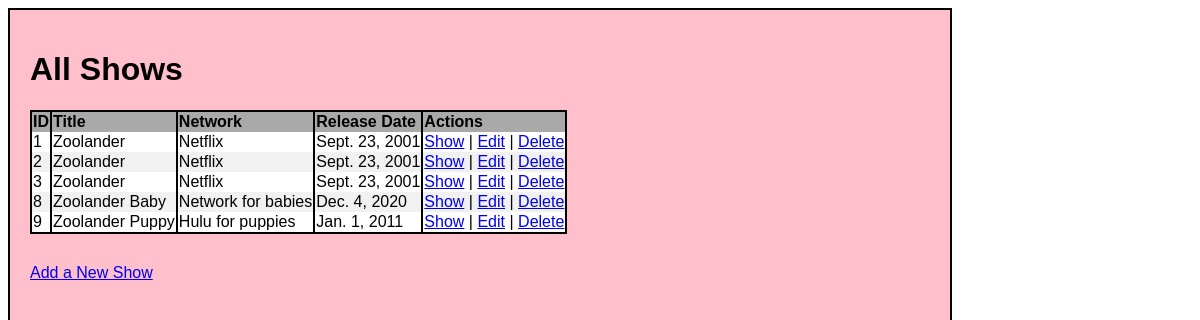
The app's page /shows, older data.
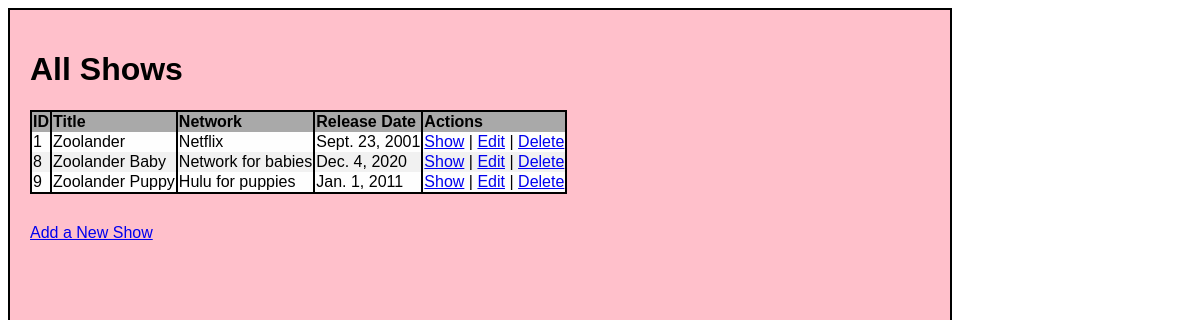
The same page, newer data.
### main_app/models.py (models this page shows, shortened)
class Show(models.Model):
    title = models.CharField(max_length=255)
    network = models.CharField(max_length=255)
    release_date = models.DateField()
    desc = models.TextField()
    created_at = models.DateTimeField(auto_now_add=True)
    updated_at = models.DateTimeField(auto_now=True)
    objects = ShowManager()  # this overrides the original objects property

### main_app/views.py (the view)
# urls.py: path('shows', views.all_shows),
def all_shows(request):
    context = {
        'all_shows' : Show.objects.all()
    }
    return render(request, 'shows.html', context)

### main_app/templates/shows.html (shortened to what this page needs)
<!DOCTYPE html>
<html lang="en">
<head>
    {% load static %}
    <link rel="stylesheet" type="text/css" href="{% static 'style.css' %}">
</head>
<body>
    <div id="container">
        <h1>All Shows</h1>
        <table>
            <thead>
                <tr>
                    <th>ID</th>
                    <th>Title</th>
                    <th>Network</th>
                    <th>Release Date</th>
                    <th>Actions</th>
                </tr>
            </thead>
            <tbody>
                {% for show in all_shows %}
                    <tr>
                        <td>{{show.id}}</td>
                        <td>{{show.title}}</td>
                        <td>{{show.network}}</td>
                        <td>{{show.release_date}}</td>
                        <td>
                            <a href="/shows/{{show.id}}">Show</a> |
                            <a href="/shows/{{show.id}}/edit">Edit</a> |
                            <a href="/shows/{{show.id}}/destroy">Delete</a>
                        </td>
                    </tr>
                {% endfor %}
            </tbody>
        </table>
        <a href="/shows/new">Add a New Show</a>
    </div>
</body>
</html>

Row changes from the older to the newer data that the page shows:
removed Show: id "2", title "Zoolander", network "Netflix", release_date "Sept. 23, 2001"
removed Show: id "3", title "Zoolander", network "Netflix", release_date "Sept. 23, 2001"
